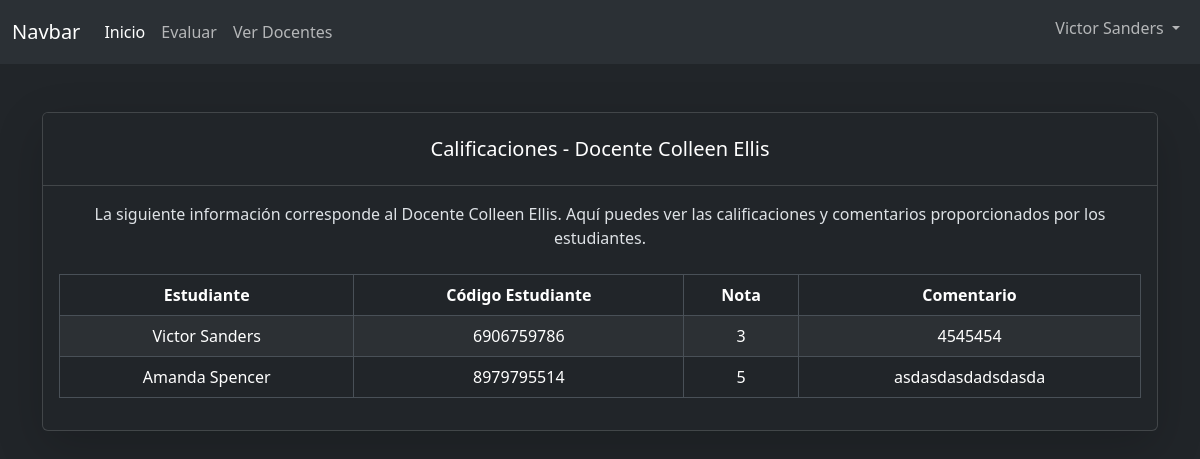
Page /docentes/3/evaluaciones/ (signed in) on the committed database.
### assessments/models.py (models this page shows, shortened)
class Teacher(models.Model):
    first_name = models.CharField(max_length=50)
    last_name = models.CharField(max_length=50)
    dni = models.CharField(
        max_length=10,
        unique=True,
        validators=[
            RegexValidator(
                r"^\d{8,10}$", "La cédula deber ser un numero de max 10 dígitos"
            )
        ],
    )
    def __str__(self):
        return f"{self.first_name} {self.last_name}"

class Assessment(models.Model):
    rating = models.IntegerField(
        validators=[
            MinValueValidator(1, "No se permiten calificaciones menores a 1"),
            MaxValueValidator(5, "No se permiten calificaciones mayores a 5"),
        ],
    )
    comment = models.TextField()
    teacher = models.ForeignKey(Teacher, on_delete=models.CASCADE)
    student = models.ForeignKey(Student, on_delete=models.CASCADE)
    created_at = models.DateTimeField(auto_now_add=True)
    class Meta:
        constraints = [
            models.UniqueConstraint(
                fields=["student", "teacher"], name="unique_assessment"
            )
        ]

class Student(AbstractUser):
    id = models.UUIDField(primary_key=True, default=uuid.uuid4, editable=False)
    username = None
    is_superuser = None
    is_staff = None
    code = models.CharField(
        max_length=10,
        unique=True,
        validators=[
            RegexValidator(
                r"^\d{1,10}$", "El código deber ser un numero de max 10 dígitos"
            )
        ],
    )
    birth_date = models.DateField()
    USERNAME_FIELD = "code"
    REQUIRED_FIELDS = ["email"]
    def __str__(self):
        return f"{self.first_name} {self.last_name}"

### assessments/views.py (the view)
@login_required
def teacher_assessments(request, teacher_id):
    user_name = request.user.first_name + " " + request.user.last_name
    teacher = get_object_or_404(Teacher, id=teacher_id)
    print(teacher)
    assessments = Assessment.objects.filter(teacher=teacher)
    data = {
        "user_name": user_name,
        "teacher": teacher,
        "assessments": assessments,
    }
    return render(request, "layouts/teacher_assessments_page.html", data)

### assessments/templates/layouts/teacher_assessments_page.html (shortened to what this page needs)
{% extends 'base_html.html' %}
{% block content %}
<header>
  {% include "layouts/partials/nav.html" with user_name=user_name %}
</header>
<main class="container mt-5">
  <div class="card shadow-lg ">
    <div class="card-header bg-dark text-white text-center py-4">
      <h5 class="card-title mb-0">Calificaciones - Docente {{ teacher }}</h5>
    </div>
    <div class="card-body">
      <p class="text-center mb-4">
        La siguiente información corresponde al Docente {{ teacher }}. Aquí
        puedes ver las calificaciones y comentarios proporcionados por los
        estudiantes.
      </p>
      <table class="table table-striped table-bordered table-hover">
        <thead class="thead-dark">
          <tr class="text-center align-middle">
            <th scope="col">Estudiante</th>
            <th scope="col">Código Estudiante</th>
            <th scope="col">Nota</th>
            <th scope="col">Comentario</th>
          </tr>
        </thead>
        <tbody>
          {% for assessment in assessments %}
          <tr class="text-center align-middle">
            <td>{{ assessment.student }}</td>
            <td>{{ assessment.student.code }}</td>
            <td>{{ assessment.rating }}</td>
            <td>{{ assessment.comment }}</td>
          </tr>
          {% empty %}
          <tr>
            <td colspan="4" class="text-center">
              No hay evaluaciones disponibles.
            </td>
          </tr>
          {% endfor %}
        </tbody>
      </table>
    </div>
  </div>
</main>
{% endblock %}

### rows in the picture
Teacher: first_name+last_name "Colleen Ellis"
Assessment: student "Victor Sanders", student.code "6906759786", rating "3", comment "4545454"
Assessment: student "Amanda Spencer", student.code "8979795514", rating "5", comment "asdasdasdadsdasda"

### other values in the picture
{{ user_name }} "Victor Sanders"
